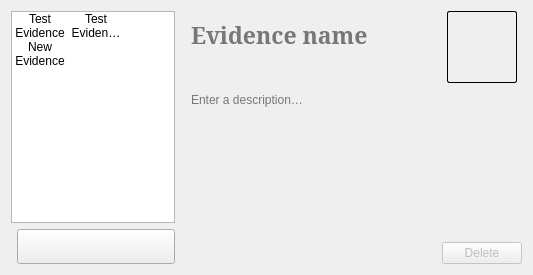
<?xml version="1.0" encoding="UTF-8"?>
<ui version="4.0">
 <class>Form</class>
 <widget class="QWidget" name="Form">
  <property name="geometry">
   <rect>
    <x>0</x>
    <y>0</y>
    <width>533</width>
    <height>271</height>
   </rect>
  </property>
  <property name="windowTitle">
   <string>Form</string>
  </property>
  <layout class="QGridLayout" name="gridLayout_2">
   <item row="2" column="0" colspan="2" alignment="Qt::AlignHCenter">
    <widget class="QPushButton" name="present_button">
     <property name="sizePolicy">
      <sizepolicy hsizetype="Fixed" vsizetype="Fixed">
       <horstretch>0</horstretch>
       <verstretch>0</verstretch>
      </sizepolicy>
     </property>
     <property name="minimumSize">
      <size>
       <width>158</width>
       <height>35</height>
      </size>
     </property>
     <property name="styleSheet">
      <string notr="true">QPushButton {
  border-image: url(:/base/themes/default/present.png);
}

QPushButton:checked {
  border-image: url(:/base/themes/default/present_disabled.png);
}</string>
     </property>
     <property name="text">
      <string/>
     </property>
     <property name="checkable">
      <bool>true</bool>
     </property>
    </widget>
   </item>
   <item row="0" column="2" rowspan="3">
    <widget class="QStackedWidget" name="pages">
     <property name="sizePolicy">
      <sizepolicy hsizetype="Preferred" vsizetype="Preferred">
       <horstretch>2</horstretch>
       <verstretch>0</verstretch>
      </sizepolicy>
     </property>
     <property name="currentIndex">
      <number>0</number>
     </property>
     <widget class="QWidget" name="evidence_info_page">
      <property name="sizePolicy">
       <sizepolicy hsizetype="MinimumExpanding" vsizetype="MinimumExpanding">
        <horstretch>0</horstretch>
        <verstretch>0</verstretch>
       </sizepolicy>
      </property>
      <property name="maximumSize">
       <size>
        <width>335</width>
        <height>253</height>
       </size>
      </property>
      <layout class="QHBoxLayout" name="horizontalLayout">
       <property name="leftMargin">
        <number>0</number>
       </property>
       <property name="topMargin">
        <number>0</number>
       </property>
       <property name="rightMargin">
        <number>0</number>
       </property>
       <property name="bottomMargin">
        <number>0</number>
       </property>
       <item>
        <layout class="QGridLayout" name="evidence_info">
         <item row="0" column="0" alignment="Qt::AlignHCenter|Qt::AlignVCenter">
          <widget class="QTextEdit" name="name">
           <property name="sizePolicy">
            <sizepolicy hsizetype="MinimumExpanding" vsizetype="Maximum">
             <horstretch>0</horstretch>
             <verstretch>1</verstretch>
            </sizepolicy>
           </property>
           <property name="minimumSize">
            <size>
             <width>175</width>
             <height>0</height>
            </size>
           </property>
           <property name="maximumSize">
            <size>
             <width>16777215</width>
             <height>64</height>
            </size>
           </property>
           <property name="font">
            <font>
             <family>Serif,Georgia</family>
             <pointsize>17</pointsize>
             <weight>75</weight>
             <bold>true</bold>
            </font>
           </property>
           <property name="styleSheet">
            <string notr="true">QTextEdit {
background: transparent;
font-family: Serif, Georgia;
font-size: 17pt;
font-weight: bold;
}</string>
           </property>
           <property name="inputMethodHints">
            <set>Qt::ImhNone</set>
           </property>
           <property name="frameShape">
            <enum>QFrame::NoFrame</enum>
           </property>
           <property name="verticalScrollBarPolicy">
            <enum>Qt::ScrollBarAlwaysOff</enum>
           </property>
           <property name="horizontalScrollBarPolicy">
            <enum>Qt::ScrollBarAlwaysOff</enum>
           </property>
           <property name="tabChangesFocus">
            <bool>true</bool>
           </property>
           <property name="acceptRichText">
            <bool>false</bool>
           </property>
           <property name="placeholderText">
            <string>Evidence name</string>
           </property>
          </widget>
         </item>
         <item row="3" column="1">
          <widget class="QPushButton" name="delete_button">
           <property name="enabled">
            <bool>false</bool>
           </property>
           <property name="text">
            <string>Delete</string>
           </property>
          </widget>
         </item>
         <item row="0" column="1" alignment="Qt::AlignHCenter|Qt::AlignVCenter">
          <widget class="QLabel" name="image">
           <property name="sizePolicy">
            <sizepolicy hsizetype="Fixed" vsizetype="Fixed">
             <horstretch>0</horstretch>
             <verstretch>0</verstretch>
            </sizepolicy>
           </property>
           <property name="minimumSize">
            <size>
             <width>70</width>
             <height>72</height>
            </size>
           </property>
           <property name="cursor">
            <cursorShape>PointingHandCursor</cursorShape>
           </property>
           <property name="styleSheet">
            <string notr="true">border: 1px solid black;
border-radius: 2px;</string>
           </property>
           <property name="frameShape">
            <enum>QFrame::Box</enum>
           </property>
           <property name="text">
            <string/>
           </property>
           <property name="scaledContents">
            <bool>true</bool>
           </property>
          </widget>
         </item>
         <item row="1" column="0" rowspan="2" colspan="2">
          <widget class="QPlainTextEdit" name="description">
           <property name="sizePolicy">
            <sizepolicy hsizetype="MinimumExpanding" vsizetype="Expanding">
             <horstretch>0</horstretch>
             <verstretch>2</verstretch>
            </sizepolicy>
           </property>
           <property name="styleSheet">
            <string notr="true">QPlainTextEdit {
background: transparent;
}</string>
           </property>
           <property name="frameShape">
            <enum>QFrame::NoFrame</enum>
           </property>
           <property name="tabChangesFocus">
            <bool>true</bool>
           </property>
           <property name="backgroundVisible">
            <bool>true</bool>
           </property>
           <property name="placeholderText">
            <string>Enter a description…</string>
           </property>
          </widget>
         </item>
        </layout>
       </item>
      </layout>
     </widget>
     <widget class="QWidget" name="empty_page">
      <layout class="QVBoxLayout" name="verticalLayout">
       <item>
        <widget class="QLabel" name="label">
         <property name="text">
          <string>&lt;html&gt;&lt;head/&gt;&lt;body&gt;&lt;p align=&quot;center&quot;&gt;&lt;img src=&quot;:/resource/icons/evidence_placeholder.png&quot;/&gt;&lt;/p&gt;&lt;p align=&quot;center&quot;&gt;&lt;span style=&quot; font-size:14pt; color:#ffffff;&quot;&gt;No Evidence Selected&lt;/span&gt;&lt;/p&gt;&lt;/body&gt;&lt;/html&gt;</string>
         </property>
        </widget>
       </item>
      </layout>
     </widget>
    </widget>
   </item>
   <item row="0" column="0" rowspan="2">
    <widget class="QListWidget" name="list">
     <property name="sizePolicy">
      <sizepolicy hsizetype="Expanding" vsizetype="Expanding">
       <horstretch>1</horstretch>
       <verstretch>0</verstretch>
      </sizepolicy>
     </property>
     <property name="iconSize">
      <size>
       <width>64</width>
       <height>64</height>
      </size>
     </property>
     <property name="resizeMode">
      <enum>QListView::Adjust</enum>
     </property>
     <property name="viewMode">
      <enum>QListView::IconMode</enum>
     </property>
     <property name="uniformItemSizes">
      <bool>true</bool>
     </property>
     <property name="wordWrap">
      <bool>true</bool>
     </property>
     <item>
      <property name="text">
       <string>Test Evidence</string>
      </property>
      <property name="icon">
       <iconset>
        <normaloff>../../base-full/evidence/5.png</normaloff>../../base-full/evidence/5.png</iconset>
      </property>
     </item>
     <item>
      <property name="text">
       <string>Test Evidence 2: Electric Boogaloo</string>
      </property>
      <property name="icon">
       <iconset>
        <normaloff>../../base-full/evidence/lawyerbadge.png</normaloff>../../base-full/evidence/lawyerbadge.png</iconset>
      </property>
     </item>
     <item>
      <property name="text">
       <string>New Evidence</string>
      </property>
      <property name="icon">
       <iconset resource="../../resources.qrc">
        <normaloff>:/base/themes/default/addevidence.png</normaloff>:/base/themes/default/addevidence.png</iconset>
      </property>
     </item>
    </widget>
   </item>
  </layout>
 </widget>
 <resources>
  <include location="../../resources.qrc"/>
 </resources>
 <connections/>
</ui>
